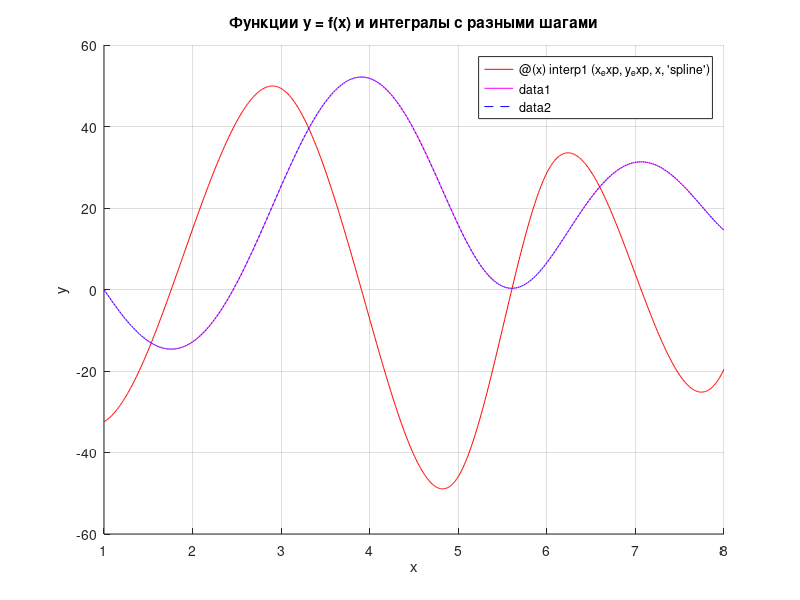

The MATLAB source for this figure: (Note: this script raises an error after producing the figure.)
%% номер 1 метод трапеций (и метод трапеций с процедурой Рунге)
clc, clearvars, close all;

x_exp = [1 2 3 4 5 6 7 8];
y_exp = [-32.47 14.82 49.33 -7.26 -45.89 28.64 3.71 -19.58];

x = linspace(1, 8, 1e4);
f = @(x) interp1(x_exp, y_exp, x, 'spline'); 

a = min(x_exp); b = max(x_exp);
e = 1e-3;
M2 = max(gradient(gradient(interp1(x_exp, y_exp, x, 'spline'), x), x));
h = sqrt(12*e/((b-a)*M2)); 

x_h = a:h:b;
x_h2 = a:h/2:b;

I_h2 = trapz(x_h2, interp1(x_exp, y_exp, x_h2, 'spline'));
I_h = trapz(x_h, interp1(x_exp, y_exp, x_h, 'spline'));

p = 2;
I_Runge = I_h2 + (I_h2 - I_h)/(2^p - 1);

fprintf('Интеграл с шагом h: %.5f\n', I_h);
fprintf('Интеграл с шагом h/2: %.5f\n', I_h2);
fprintf('Интеграл с процедурой Рунге: %.5f\n', I_Runge);


F_h = cumtrapz(x_h, interp1(x_exp, y_exp, x_h, 'spline'));
F_h2 = cumtrapz(x_h2, interp1(x_exp, y_exp, x_h2, 'spline'));

figure(1)
hold on;
fplot(f, [min(x_exp) max(x_exp)], 'r');
plot(x_h, F_h, 'm');
plot(x_h2, F_h2, 'b--');
title("Функции y = f(x) и интегралы с разными шагами");xlabel('x'); ylabel('y'); grid on; yline(0, 'k--'); xline(0, 'k--'); xlim([min(x_exp)-1 max(x_exp)+1]); ylim([min(y_exp)-10 max(y_exp)+10]); legend('y = f(x)', 'y = F(x) с шагом h', 'y = F(x) с шагом h/2'); xticks(min(x_exp) - 1:0.5:max(x_exp) + 1);

%% номер k
clc; clearvars; close all;

x_exp = [1 2 3 4 5 6 7 8];
y_exp = [-32.47 14.82 49.33 -7.26 -45.89 28.64 3.71 -19.58];

f = @(x) interp1(x_exp, y_exp, x, 'spline');

a = min(x_exp); b = max(x_exp);
h = linspace(1e-4, 1, 100); 
I = zeros(size(h));

for i = 1:length(h)
    x_h = a:h(i):b;
    y_h = f(x_h);
    I(i) = trapz(x_h, y_h);
end

figure(1);
plot(h, I, 'k');hold on; 
plot([0 1], [14.57479 14.57479], 'k--');
title('Функция I = I(h)'); xlabel('h'); ylabel('Интеграл I'); grid on; legend('I = I(h)', 'I истинное');

% номер k+1
clc; clearvars; close all;

x_exp = [1 2 3 4 5 6 7 8];
y_exp = [-32.47 14.82 49.33 -7.26 -45.89 28.64 3.71 -19.58];

f = @(x) interp1(x_exp, y_exp, x, 'spline');

a = min(x_exp); b = max(x_exp);
h = linspace(1e-4, 1, 100); 
I = zeros(size(h));

for k = 1:length(h)
    x_h = a:h(k):b;
    y_h = f(x_h);
    I(k) = trapz(x_h, y_h);
end

figure(1);
plot(h, I, 'k');hold on; 
plot([0 1], [14.57479 14.57479], 'k--');
title('Функция I = I(h)'); xlabel('h'); ylabel('Интеграл I'); grid on; legend('I = I(h)', 'I истинное');

%% номер k+2
clc, clearvars, close all;

x_exp = [1 2 3 4 5 6 7 8];
y_exp = [-32.47 14.82 49.33 -7.26 -45.89 28.64 3.71 -19.58];

f = @(x) interp1(x_exp, y_exp, x, 'spline'); 

a = min(x_exp); b = max(x_exp);
e = 1e-3;
x_for_grad = linspace(1,8,1e6);
y_spline = interp1(x_exp, y_exp, x_for_grad, 'spline');
d4f = gradient(gradient(gradient(gradient(y_spline, x_for_grad), x_for_grad), x_for_grad), x_for_grad);
M4 = max(abs(d4f));
hMax = (180*e/((b-a)*M4))^0.25; %   = 0.1041

q = @(x) quad(f, a, x);

figure(1)
fplot(q, [a b], 'm');
title("Функции y = F(x) методом Симпсона"); xlabel('x'); ylabel('y'); grid on; yline(0, 'k--'); xline(0, 'k--'); xlim([min(x_exp)-1 max(x_exp)+1]); ylim([min(y_exp)-10 max(y_exp)+10]); xticks(min(x_exp) - 1:0.5:max(x_exp) + 1);

%% номер k+3
clc, clearvars, close all;

x_exp = [1 2 3 4 5 6 7 8];
y_exp = [-32.47 14.82 49.33 -7.26 -45.89 28.64 3.71 -19.58];

f = @(x) interp1(x_exp, y_exp, x, 'spline'); 
F = @(x) integral(f, min(x_exp), x);

figure(1)
hold on;
fplot(F, [min(x_exp) max(x_exp)], 'r');
title("Функции y = F(x) встроенными функциями матлаб");xlabel('x'); ylabel('y'); grid on; yline(0, 'k--'); xline(0, 'k--'); xlim([min(x_exp)-1 max(x_exp)+1]); ylim([min(y_exp)-10 max(y_exp)+10]); legend('y = F(x) с шагом h'); xticks(min(x_exp) - 1:0.5:max(x_exp) + 1);

%% номер k+4 (пример с сайта)
clc, clearvars, close all;

% a = 7;

syms x  a;
f = a^x*exp(-x);
df = int(f, x)

%% номер k+5 (пример с сайта)
clc, clearvars, close all;

% a = 7;

syms x  a p;
f = (1 + x)/(x+a)^(p+1);
df = int(f, x)




